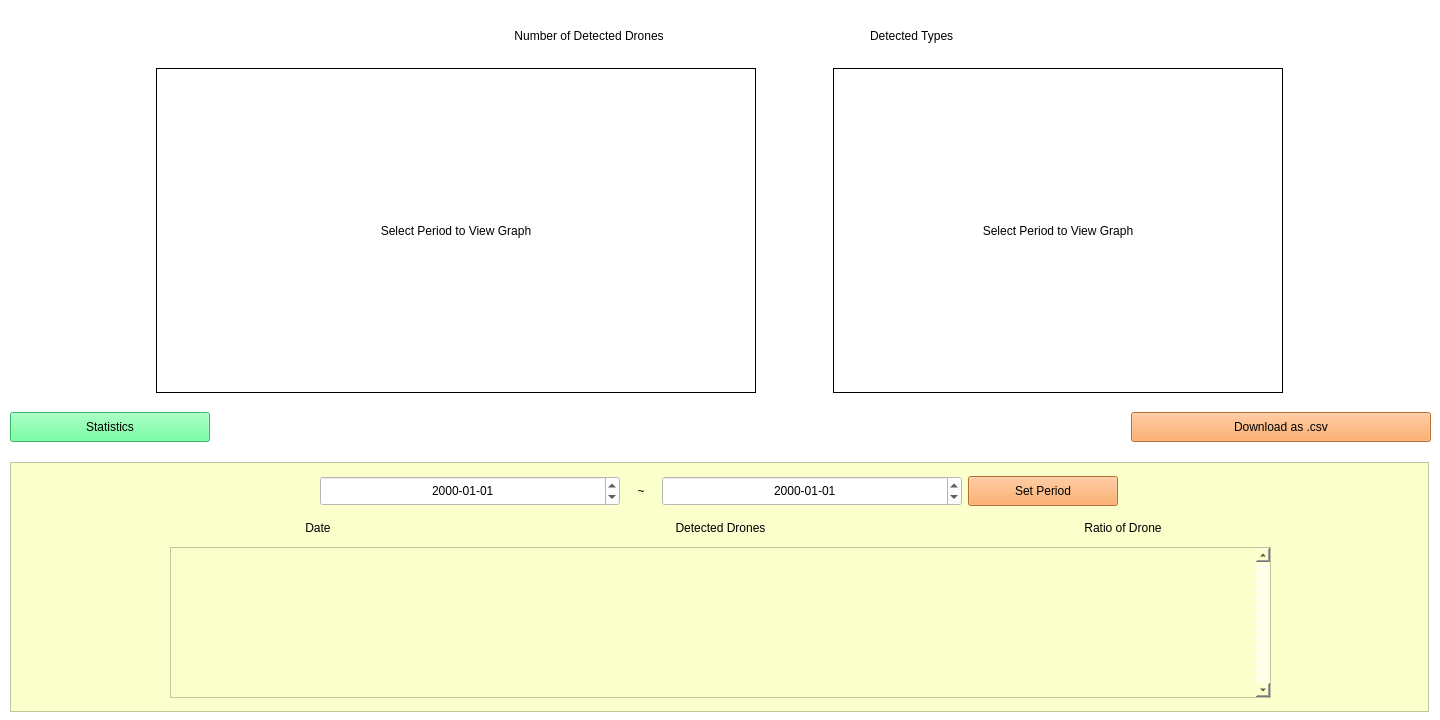
<?xml version="1.0" encoding="UTF-8"?>
<ui version="4.0">
 <class>MainWindow</class>
 <widget class="QMainWindow" name="MainWindow">
  <property name="geometry">
   <rect>
    <x>0</x>
    <y>0</y>
    <width>1440</width>
    <height>720</height>
   </rect>
  </property>
  <property name="minimumSize">
   <size>
    <width>1440</width>
    <height>720</height>
   </size>
  </property>
  <property name="maximumSize">
   <size>
    <width>1440</width>
    <height>720</height>
   </size>
  </property>
  <property name="windowTitle">
   <string>MainWindow</string>
  </property>
  <property name="styleSheet">
   <string notr="true">background-color: rgb(255, 255, 255);</string>
  </property>
  <widget class="QWidget" name="centralwidget">
   <widget class="QWidget" name="verticalLayoutWidget">
    <property name="geometry">
     <rect>
      <x>10</x>
      <y>10</y>
      <width>1421</width>
      <height>704</height>
     </rect>
    </property>
    <layout class="QVBoxLayout" name="verticalLayout">
     <item>
      <widget class="QLabel" name="stat_title">
       <property name="minimumSize">
        <size>
         <width>0</width>
         <height>50</height>
        </size>
       </property>
       <property name="maximumSize">
        <size>
         <width>16777215</width>
         <height>50</height>
        </size>
       </property>
       <property name="styleSheet">
        <string notr="true">font: 75 18pt &quot;PibotoLt&quot;;
background-color: rgba(255, 255, 255, 0);</string>
       </property>
       <property name="text">
        <string>        Number of Detected Drones                                                              Detected Types</string>
       </property>
       <property name="alignment">
        <set>Qt::AlignCenter</set>
       </property>
      </widget>
     </item>
     <item>
      <layout class="QHBoxLayout" name="graph_area">
       <property name="leftMargin">
        <number>75</number>
       </property>
       <property name="rightMargin">
        <number>75</number>
       </property>
       <item>
        <widget class="QLabel" name="graph_detected">
         <property name="minimumSize">
          <size>
           <width>600</width>
           <height>325</height>
          </size>
         </property>
         <property name="maximumSize">
          <size>
           <width>600</width>
           <height>325</height>
          </size>
         </property>
         <property name="frameShape">
          <enum>QFrame::Box</enum>
         </property>
         <property name="text">
          <string>Select Period to View Graph</string>
         </property>
         <property name="scaledContents">
          <bool>true</bool>
         </property>
         <property name="alignment">
          <set>Qt::AlignCenter</set>
         </property>
        </widget>
       </item>
       <item>
        <widget class="QLabel" name="graph_type">
         <property name="minimumSize">
          <size>
           <width>450</width>
           <height>325</height>
          </size>
         </property>
         <property name="maximumSize">
          <size>
           <width>450</width>
           <height>325</height>
          </size>
         </property>
         <property name="frameShape">
          <enum>QFrame::Box</enum>
         </property>
         <property name="text">
          <string>Select Period to View Graph</string>
         </property>
         <property name="scaledContents">
          <bool>true</bool>
         </property>
         <property name="alignment">
          <set>Qt::AlignCenter</set>
         </property>
        </widget>
       </item>
      </layout>
     </item>
     <item>
      <layout class="QHBoxLayout" name="button_area">
       <item>
        <widget class="QPushButton" name="button_stat">
         <property name="minimumSize">
          <size>
           <width>200</width>
           <height>30</height>
          </size>
         </property>
         <property name="maximumSize">
          <size>
           <width>200</width>
           <height>30</height>
          </size>
         </property>
         <property name="styleSheet">
          <string notr="true">background-color: rgb(80, 255, 138);</string>
         </property>
         <property name="text">
          <string>Statistics</string>
         </property>
        </widget>
       </item>
       <item>
        <widget class="QLabel" name="space">
         <property name="minimumSize">
          <size>
           <width>0</width>
           <height>55</height>
          </size>
         </property>
         <property name="maximumSize">
          <size>
           <width>16777215</width>
           <height>55</height>
          </size>
         </property>
         <property name="styleSheet">
          <string notr="true">background-color: rgba(255, 255, 255, 0);</string>
         </property>
         <property name="text">
          <string/>
         </property>
        </widget>
       </item>
       <item>
        <widget class="QPushButton" name="button_csv">
         <property name="minimumSize">
          <size>
           <width>300</width>
           <height>30</height>
          </size>
         </property>
         <property name="maximumSize">
          <size>
           <width>300</width>
           <height>30</height>
          </size>
         </property>
         <property name="styleSheet">
          <string notr="true">background-color: rgb(255, 153, 69);</string>
         </property>
         <property name="text">
          <string>Download as .csv</string>
         </property>
        </widget>
       </item>
      </layout>
     </item>
     <item>
      <widget class="QFrame" name="stat_area">
       <property name="minimumSize">
        <size>
         <width>1419</width>
         <height>250</height>
        </size>
       </property>
       <property name="maximumSize">
        <size>
         <width>1419</width>
         <height>250</height>
        </size>
       </property>
       <property name="styleSheet">
        <string notr="true">background-color: rgba(250, 255, 203, 255);</string>
       </property>
       <property name="frameShape">
        <enum>QFrame::StyledPanel</enum>
       </property>
       <property name="frameShadow">
        <enum>QFrame::Raised</enum>
       </property>
       <widget class="QWidget" name="verticalLayoutWidget_2">
        <property name="geometry">
         <rect>
          <x>10</x>
          <y>10</y>
          <width>1402</width>
          <height>231</height>
         </rect>
        </property>
        <layout class="QVBoxLayout" name="verticalLayout_2">
         <property name="spacing">
          <number>0</number>
         </property>
         <item>
          <widget class="QFrame" name="frame_2">
           <property name="minimumSize">
            <size>
             <width>1400</width>
             <height>40</height>
            </size>
           </property>
           <property name="maximumSize">
            <size>
             <width>1400</width>
             <height>40</height>
            </size>
           </property>
           <property name="styleSheet">
            <string notr="true"/>
           </property>
           <property name="frameShape">
            <enum>QFrame::NoFrame</enum>
           </property>
           <property name="frameShadow">
            <enum>QFrame::Raised</enum>
           </property>
           <widget class="QWidget" name="horizontalLayoutWidget">
            <property name="geometry">
             <rect>
              <x>0</x>
              <y>-1</y>
              <width>1401</width>
              <height>41</height>
             </rect>
            </property>
            <layout class="QHBoxLayout" name="horizontalLayout">
             <property name="leftMargin">
              <number>300</number>
             </property>
             <property name="rightMargin">
              <number>300</number>
             </property>
             <item>
              <widget class="QDateEdit" name="date_from">
               <property name="minimumSize">
                <size>
                 <width>300</width>
                 <height>30</height>
                </size>
               </property>
               <property name="maximumSize">
                <size>
                 <width>300</width>
                 <height>30</height>
                </size>
               </property>
               <property name="styleSheet">
                <string notr="true">background-color: rgb(255, 255, 255);</string>
               </property>
               <property name="alignment">
                <set>Qt::AlignCenter</set>
               </property>
               <property name="displayFormat">
                <string>yyyy-MM-dd</string>
               </property>
              </widget>
             </item>
             <item>
              <widget class="QLabel" name="label">
               <property name="minimumSize">
                <size>
                 <width>0</width>
                 <height>30</height>
                </size>
               </property>
               <property name="maximumSize">
                <size>
                 <width>30</width>
                 <height>30</height>
                </size>
               </property>
               <property name="text">
                <string>~</string>
               </property>
               <property name="alignment">
                <set>Qt::AlignCenter</set>
               </property>
              </widget>
             </item>
             <item>
              <widget class="QDateEdit" name="date_to">
               <property name="minimumSize">
                <size>
                 <width>300</width>
                 <height>30</height>
                </size>
               </property>
               <property name="maximumSize">
                <size>
                 <width>300</width>
                 <height>30</height>
                </size>
               </property>
               <property name="styleSheet">
                <string notr="true">background-color: rgb(255, 255, 255);</string>
               </property>
               <property name="alignment">
                <set>Qt::AlignCenter</set>
               </property>
               <property name="displayFormat">
                <string>yyyy-MM-dd</string>
               </property>
              </widget>
             </item>
             <item>
              <widget class="QPushButton" name="button_period">
               <property name="minimumSize">
                <size>
                 <width>150</width>
                 <height>30</height>
                </size>
               </property>
               <property name="maximumSize">
                <size>
                 <width>150</width>
                 <height>30</height>
                </size>
               </property>
               <property name="styleSheet">
                <string notr="true">background-color: rgb(255, 153, 69);</string>
               </property>
               <property name="text">
                <string>Set Period</string>
               </property>
              </widget>
             </item>
            </layout>
           </widget>
          </widget>
         </item>
         <item>
          <widget class="QFrame" name="frame_3">
           <property name="minimumSize">
            <size>
             <width>1400</width>
             <height>35</height>
            </size>
           </property>
           <property name="maximumSize">
            <size>
             <width>1400</width>
             <height>35</height>
            </size>
           </property>
           <property name="styleSheet">
            <string notr="true">border-bottom-color: rgb(0, 0, 0);</string>
           </property>
           <property name="frameShape">
            <enum>QFrame::NoFrame</enum>
           </property>
           <property name="frameShadow">
            <enum>QFrame::Raised</enum>
           </property>
           <widget class="QWidget" name="horizontalLayoutWidget_2">
            <property name="geometry">
             <rect>
              <x>0</x>
              <y>0</y>
              <width>1401</width>
              <height>31</height>
             </rect>
            </property>
            <layout class="QHBoxLayout" name="horizontalLayout_2">
             <property name="leftMargin">
              <number>100</number>
             </property>
             <property name="rightMargin">
              <number>100</number>
             </property>
             <item>
              <widget class="QLabel" name="label_4">
               <property name="text">
                <string>Date</string>
               </property>
               <property name="alignment">
                <set>Qt::AlignCenter</set>
               </property>
              </widget>
             </item>
             <item>
              <widget class="QLabel" name="label_3">
               <property name="text">
                <string>Detected Drones</string>
               </property>
               <property name="alignment">
                <set>Qt::AlignCenter</set>
               </property>
              </widget>
             </item>
             <item>
              <widget class="QLabel" name="label_2">
               <property name="text">
                <string>Ratio of Drone</string>
               </property>
               <property name="alignment">
                <set>Qt::AlignCenter</set>
               </property>
              </widget>
             </item>
            </layout>
           </widget>
          </widget>
         </item>
         <item>
          <widget class="QFrame" name="frame_4">
           <property name="frameShape">
            <enum>QFrame::NoFrame</enum>
           </property>
           <property name="frameShadow">
            <enum>QFrame::Raised</enum>
           </property>
           <widget class="QWidget" name="verticalLayoutWidget_3">
            <property name="geometry">
             <rect>
              <x>0</x>
              <y>0</y>
              <width>1401</width>
              <height>151</height>
             </rect>
            </property>
            <layout class="QVBoxLayout" name="verticalLayout_3">
             <property name="leftMargin">
              <number>150</number>
             </property>
             <property name="rightMargin">
              <number>150</number>
             </property>
             <item>
              <widget class="QScrollArea" name="scroll_stat">
               <property name="verticalScrollBarPolicy">
                <enum>Qt::ScrollBarAlwaysOn</enum>
               </property>
               <property name="widgetResizable">
                <bool>true</bool>
               </property>
               <widget class="QWidget" name="scrollAreaWidgetContents">
                <property name="geometry">
                 <rect>
                  <x>0</x>
                  <y>0</y>
                  <width>1085</width>
                  <height>147</height>
                 </rect>
                </property>
               </widget>
              </widget>
             </item>
            </layout>
           </widget>
          </widget>
         </item>
        </layout>
       </widget>
      </widget>
     </item>
    </layout>
   </widget>
  </widget>
 </widget>
 <resources/>
 <connections/>
</ui>
